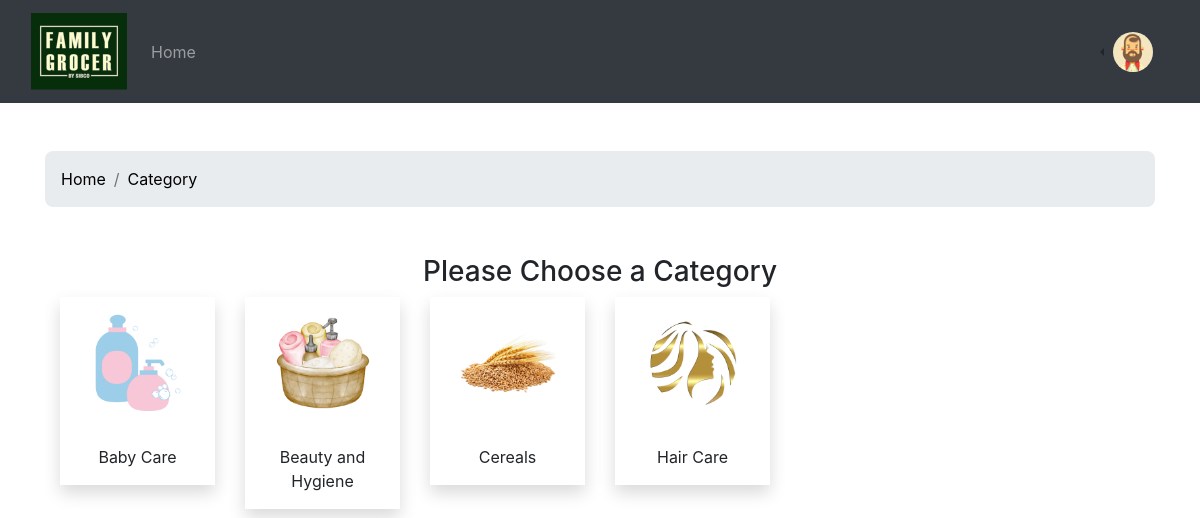
Screenshot of /admin/addproduct.php (signed in) with the database file from the repository.
### tables this page shows
CREATE TABLE `category` (
  `id` int(11) NOT NULL,
  `name` varchar(1000) NOT NULL,
  `icon` varchar(1000) NOT NULL
);

### admin/addproduct.php (the view, shortened to what this page needs)
<?php
if (!isset($_SESSION['id'])) {
header('Location: ../sign.php');
}
else {
require 'includes/header.php';
require 'includes/navconnected.php'; }
?>
<link href="https://stackpath.bootstrapcdn.com/bootstrap/4.5.2/css/bootstrap.min.css" rel="stylesheet">
  <div class="container my-5">
  <nav aria-label="breadcrumb">
    <ol class="breadcrumb p-3 bg-body-secondary rounded-3 ">
      <li class="breadcrumb-item"><a href="index.php">Home</a></li>
      <li class="breadcrumb-item"><a href="addproduct.php">Category</a></li>
    </ol>
  </nav>
</div>
<div class="container addproduct">
  <div class="container">
    <div class="row">
      <h3 class="text-center">Please Choose a Category</h3>
        <?php
        include '../db.php';
          $querycategory = "SELECT id, name, icon  FROM category";
          $total = $connection->query($querycategory);
          if ($total->num_rows > 0) {
          while($rowcategory = $total->fetch_assoc()) {
            $id_category = $rowcategory['id'];
            $name_category = $rowcategory['name'];
            $icon_category = $rowcategory['icon'];
        ?>
        <div class="col-lg-2 col-md-4 col-sm-8 pb-4">
        <div class="panel panel-primary shadow">
            <div class="panel-body text-center pt-3"><a href="addp.php?id=<?= $id_category; ?>&category=<?= $name_category; ?>&icon=<?= $icon_category; ?>"><img src="src/img/<?= $icon_category; ?>" class="img-responsive" style="width: 100px;" alt="Image"></a></div>
              <div class="panel-footer">
                <div class="card-content">
                            <div class="container text-center">
                                <div class="row mt-3">
                                  <div>
                                        <p class="white-text pt-3"> <?= $name_category; ?></p>
                                    </div>
                                </div>
                            </div>
                </div>
              </div>
        </div>
                </div>
      <?php }} ?>
    </div>
  </div>
</div>
<?php require 'includes/footer.php'; ?>

### src/css/brands.css (style rules this page uses)
:root, :host { --fa-style-family-brands: 'Font Awesome 6 Brands'; --fa-font-brands: normal 400 1em/1 'Font Awesome 6 Brands'; }

### src/css/solid.css (style rules this page uses)
:root, :host { --fa-style-family-classic: 'Font Awesome 6 Free'; --fa-font-solid: normal 900 1em/1 'Font Awesome 6 Free'; }

### admin/addproduct.php (style rules this page uses)
a { text-decoration: none; color:black; }

### rows the page displays
category: icon (picture), name "Baby Care"
category: icon (picture), name "Beauty and Hygiene"
category: icon (picture), name "Cereals"
category: icon (picture), name "Hair Care"
